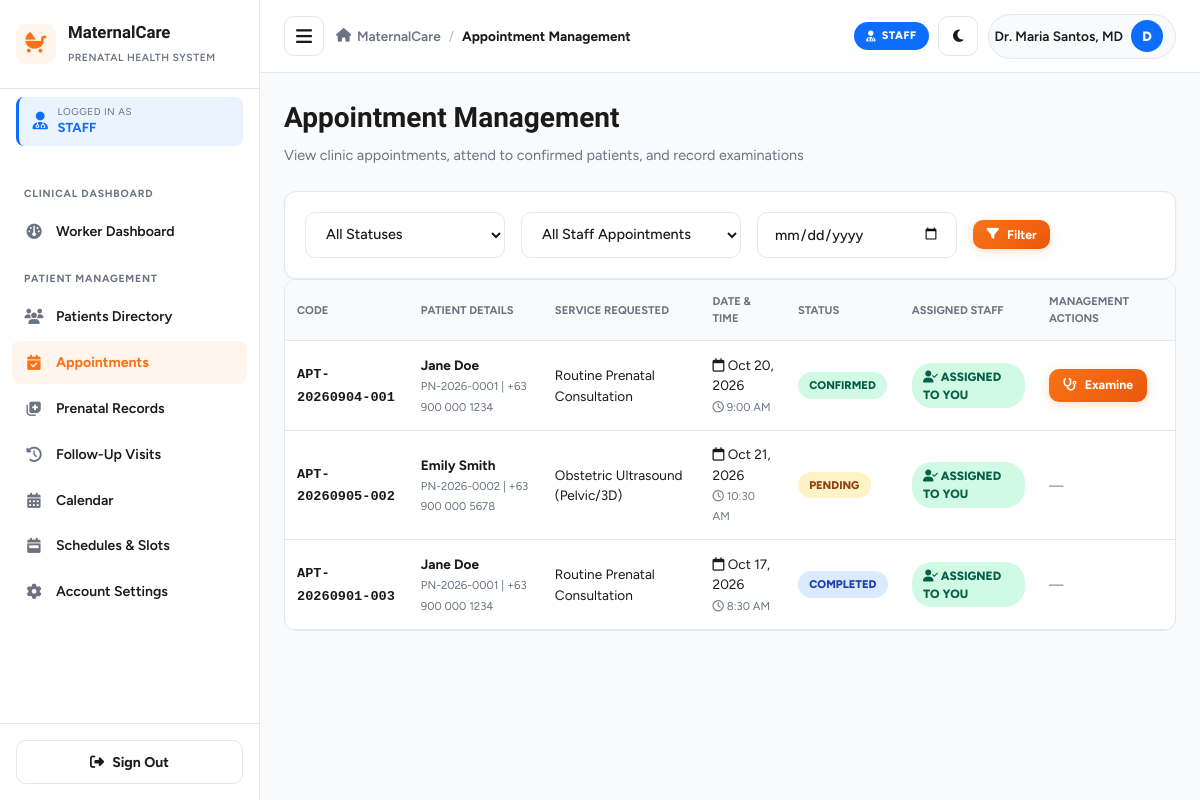
Page /worker_appointments.php (signed in) on the committed database.
### tables this page shows
CREATE TABLE IF NOT EXISTS `appointments` (
    `id` INT AUTO_INCREMENT PRIMARY KEY,
    `appointment_code` VARCHAR(20) NOT NULL UNIQUE,
    `patient_id` INT NOT NULL,
    `service_id` INT NOT NULL,
    `healthcare_worker_id` INT DEFAULT NULL,
    `appointment_date` DATE NOT NULL,
    `appointment_time` TIME NOT NULL,
    `status` ENUM('pending', 'confirmed', 'completed', 'cancelled', 'missed') NOT NULL DEFAULT 'pending',
    `notes` TEXT DEFAULT NULL,
    `room` VARCHAR(100) DEFAULT NULL,
    `worker_notified` TINYINT(1) NOT NULL DEFAULT 0,
    `worker_confirmed_at` DATETIME DEFAULT NULL,
    `created_at` TIMESTAMP DEFAULT CURRENT_TIMESTAMP,
    `updated_at` TIMESTAMP DEFAULT CURRENT_TIMESTAMP ON UPDATE CURRENT_TIMESTAMP,
    INDEX `idx_appt_date_service` (`appointment_date`, `service_id`, `status`),
    FOREIGN KEY (`patient_id`) REFERENCES `patients`(`id`) ON DELETE CASCADE,
    FOREIGN KEY (`service_id`) REFERENCES `services`(`id`) ON DELETE RESTRICT,
    FOREIGN KEY (`healthcare_worker_id`) REFERENCES `users`(`id`) ON DELETE SET NULL
);

CREATE TABLE IF NOT EXISTS `users` (
    `id` INT AUTO_INCREMENT PRIMARY KEY,
    `username` VARCHAR(50) NOT NULL UNIQUE,
    `email` VARCHAR(100) NOT NULL UNIQUE,
    `password` VARCHAR(255) NOT NULL,
    `role` ENUM('patient', 'healthcare_worker', 'admin') NOT NULL DEFAULT 'patient',
    `full_name` VARCHAR(100) NOT NULL,
    `phone` VARCHAR(20) DEFAULT NULL,
    `status` ENUM('active', 'inactive', 'archived') NOT NULL DEFAULT 'active',
    `address` TEXT DEFAULT NULL,
    `avatar` VARCHAR(255) DEFAULT NULL,
    `room` VARCHAR(100) DEFAULT NULL,
    `deleted_at` TIMESTAMP NULL DEFAULT NULL,
    `created_at` TIMESTAMP DEFAULT CURRENT_TIMESTAMP,
    `updated_at` TIMESTAMP DEFAULT CURRENT_TIMESTAMP ON UPDATE CURRENT_TIMESTAMP
);

CREATE TABLE IF NOT EXISTS `patients` (
    `id` INT AUTO_INCREMENT PRIMARY KEY,
    `user_id` INT NOT NULL,
    `patient_code` VARCHAR(20) NOT NULL UNIQUE,
    `dob` DATE DEFAULT NULL,
    `address` TEXT DEFAULT NULL,
    `blood_type` VARCHAR(5) DEFAULT 'A+',
    `emergency_contact_name` VARCHAR(100) DEFAULT NULL,
    `emergency_contact_phone` VARCHAR(20) DEFAULT NULL,
    `lmp` DATE DEFAULT NULL,
    `edd` DATE DEFAULT NULL,
    `gravida` INT DEFAULT 1,
    `para` INT DEFAULT 0,
    `abortus` INT DEFAULT 0,
    `medical_history` TEXT DEFAULT NULL,
    `created_at` TIMESTAMP DEFAULT CURRENT_TIMESTAMP,
    FOREIGN KEY (`user_id`) REFERENCES `users`(`id`) ON DELETE CASCADE
);

CREATE TABLE IF NOT EXISTS `services` (
    `id` INT AUTO_INCREMENT PRIMARY KEY,
    `service_name` VARCHAR(100) NOT NULL,
    `description` TEXT DEFAULT NULL,
    `duration_minutes` INT NOT NULL DEFAULT 30,
    `max_daily_slots` INT NOT NULL DEFAULT 15,
    `is_active` TINYINT(1) NOT NULL DEFAULT 1,
    `created_at` TIMESTAMP DEFAULT CURRENT_TIMESTAMP
);

### config.php (called while the page is built, shortened)
<?php
function sanitize($data) {
    return htmlspecialchars(trim((string)$data), ENT_QUOTES, 'UTF-8');
}
function formatDate($dateStr, $format = 'M d, Y') {
    return date($format, strtotime($dateStr));
}
function getCurrentUserId() {
    return $_SESSION['user_id'] ?? null;
}

### worker_appointments.php (the view, shortened to what this page needs)
<?php
require_once __DIR__ . '/config.php';
$userId = getCurrentUserId();
$statusFilter = $_GET['status'] ?? 'all';
$staffFilter = $_GET['staff'] ?? 'all';
$dateFilter = $_GET['date'] ?? '';
try {
    $db = getDB();
    $sql = "SELECT a.*, s.service_name, u.full_name as patient_name, u.phone as patient_phone,
            p.patient_code, hw.full_name as worker_name
            FROM appointments a
            JOIN patients p ON a.patient_id = p.id
            JOIN users u ON p.user_id = u.id
            JOIN services s ON a.service_id = s.id
            LEFT JOIN users hw ON a.healthcare_worker_id = hw.id
            WHERE 1=1";
    $params = [];
    $sql .= " ORDER BY FIELD(a.status, 'confirmed', 'pending', 'completed', 'missed', 'cancelled'), a.appointment_date ASC, a.appointment_time ASC";
    $stmt = $db->prepare($sql);
    $stmt->execute($params);
    $appointments = $stmt->fetchAll();
} catch (Exception $e) {
    die("Error loading appointments: " . $e->getMessage());
}
include __DIR__ . '/../includes/header.php';
?>
<div class="page-header">
    <div class="page-title">
        <h1>Appointment Management</h1>
        <p>View clinic appointments, attend to confirmed patients, and record examinations</p>
    </div>
</div>
<div class="dashboard-card" style="padding: 1.25rem;">
    <form method="GET" action="" style="display:flex; gap:1rem; flex-wrap:wrap; align-items:center;">
        <select name="status" class="form-control" style="max-width:200px;">
            <option value="all" <?php echo $statusFilter === 'all' ? 'selected' : ''; ?>>All Statuses</option>
        </select>
        <select name="staff" class="form-control" style="max-width:220px;">
            <option value="all" <?php echo $staffFilter === 'all' ? 'selected' : ''; ?>>All Staff Appointments</option>
        </select>
        <input type="date" name="date" class="form-control" style="max-width:200px;" value="<?php echo sanitize($dateFilter); ?>">
        <button type="submit" class="btn btn-primary btn-sm">
            <i class="fa-solid fa-filter"></i> Filter
        </button>
    </form>
</div>
<div class="table-responsive">
    <table class="table">
        <thead>
            <tr>
                <th>Code</th>
                <th>Patient Details</th>
                <th>Service Requested</th>
                <th>Date & Time</th>
                <th>Status</th>
                <th>Assigned Staff</th>
                <th>Management Actions</th>
            </tr>
        </thead>
        <tbody>
            <?php if (count($appointments) > 0): ?>
                <?php foreach ($appointments as $a): ?>
                    <tr>
                        <td><strong><code><?php echo sanitize($a['appointment_code']); ?></code></strong></td>
                        <td>
                            <strong><?php echo sanitize($a['patient_name']); ?></strong><br>
                            <small class="text-muted"><?php echo sanitize($a['patient_code']); ?> | <?php echo sanitize($a['patient_phone']); ?></small>
                        </td>
                        <td><?php echo sanitize($a['service_name']); ?></td>
                        <td>
                            <i class="fa-regular fa-calendar"></i> <?php echo formatDate($a['appointment_date']); ?><br>
                            <small class="text-muted"><i class="fa-regular fa-clock"></i> <?php echo date('g:i A', strtotime($a['appointment_time'])); ?></small>
                        </td>
                        <td>
                            <span class="badge badge-<?php echo $a['status']; ?>"><?php echo ucfirst($a['status']); ?></span>
                        </td>
                        <td>
                            <?php if (!empty($a['worker_name'])): ?>
                                <?php if ((int)$a['healthcare_worker_id'] === (int)$userId): ?>
                                    <span class="badge badge-confirmed" style="font-size:0.75rem;">
                                        <i class="fa-solid fa-user-check"></i> ASSIGNED TO YOU
                                    </span>
                                <?php else: ?>
                                    <i class="fa-solid fa-user-doctor text-primary"></i> <?php echo sanitize($a['worker_name']); ?>
                                <?php endif; ?>
                            <?php else: ?>
                                <span class="badge badge-pending" style="font-size:0.75rem;">Unassigned</span>
                            <?php endif; ?>
                        </td>
                        <td>
                            <?php if ($a['status'] === 'confirmed'): ?>
                                <a href="examine.php?id=<?php echo (int)$a['id']; ?>" class="btn btn-primary btn-sm">
                                    <i class="fa-solid fa-stethoscope"></i> Examine
                                </a>
                            <?php else: ?>
                                <span class="text-muted" style="font-size:0.82rem;">—</span>
                            <?php endif; ?>
                        </td>
                    </tr>
                <?php endforeach; ?>
            <?php endif; ?>
        </tbody>
    </table>
</div>
<?php include __DIR__ . '/../includes/footer.php'; ?>

### style.css (style rules this page uses)
:root { --primary: #f97316; --primary-dark: #ea580c; --primary-light: #fff5ed; --success: #10b981; --warning: #f59e0b; --danger: #dc3545; --info: #0d6efd; --bg-body: #f8fafc; --surface: #ffffff; --text-dark: #1a1a1a; --text-muted: #6b7280; --border-color: #e5e7eb; --radius-sm: 8px; --radius-md: 12px; --radius-lg: 16px; --shadow-sm: 0 1px 3px rgba(0, 0, 0, 0.05); --shadow-md: 0 4px 12px rgba(0, 0, 0, 0.08); --shadow-lg: 0 10px 30px rgba(0, 0, 0, 0.12); --transition: all 0.25s ease; --sidebar-width: 260px; }
* { margin: 0; padding: 0; box-sizing: border-box; }
html, body { max-width: 100%; overflow-x: hidden; }
body { font-family: 'Figtree', -apple-system, BlinkMacSystemFont, 'Segoe UI', sans-serif; background: var(--bg-body); color: var(--text-dark); line-height: 1.5; font-size: 15px; transition: background 0.3s ease, color 0.3s ease; }
h1, h2, h3, h4, h5, h6 { font-family: 'Bricolage Grotesque', 'Figtree', sans-serif; font-weight: 700; color: var(--text-dark); }
a { color: inherit; text-decoration: none; }
.page-header { display: flex; justify-content: space-between; align-items: flex-start; gap: 1rem; margin-bottom: 1.5rem; flex-wrap: wrap; }
.page-header h1 { font-size: 1.75rem; margin-bottom: 0.35rem; }
.page-header p { color: var(--text-muted); font-size: 0.9rem; }
.dashboard-card { background: var(--surface); border: 1px solid var(--border-color); border-radius: var(--radius-md); padding: 1.5rem; box-shadow: var(--shadow-sm); transition: background 0.3s ease, border-color 0.3s ease; }
.form-control { width: 100%; padding: 0.75rem 1rem; border: 1.5px solid var(--border-color); border-radius: 10px; background: var(--surface); color: var(--text-dark); font-family: inherit; font-size: 0.9rem; font-weight: 500; transition: var(--transition); outline: none; }
.form-control::placeholder { color: var(--text-muted); }
.btn { display: inline-flex; align-items: center; justify-content: center; gap: 0.5rem; padding: 0.65rem 1.15rem; border-radius: 10px; border: none; font-family: inherit; font-size: 0.88rem; font-weight: 700; cursor: pointer; transition: var(--transition); text-decoration: none; white-space: nowrap; }
.btn-primary { background: linear-gradient(135deg, #f97316 0%, #ea580c 100%); color: #fff; box-shadow: 0 2px 8px rgba(249, 115, 22, 0.25); }
.btn-sm { padding: 0.45rem 0.85rem; font-size: 0.78rem; }
.badge { display: inline-block; padding: 0.3rem 0.7rem; border-radius: 20px; font-size: 0.7rem; font-weight: 800; text-transform: uppercase; }
.badge-confirmed { background: #d1fae5; color: #065f46; }
.badge-pending { background: #fef3c7; color: #92400e; }
.badge-completed { background: #dbeafe; color: #1e40af; }
.table-responsive { width: 100%; overflow-x: auto; border-radius: var(--radius-md); background: var(--surface); border: 1px solid var(--border-color); }
.table { width: 100%; border-collapse: collapse; font-size: 0.85rem; }
.table th { text-align: left; padding: 0.85rem 0.75rem; font-size: 0.7rem; text-transform: uppercase; color: var(--text-muted); font-weight: 700; background: var(--bg-body); border-bottom: 1px solid var(--border-color); }
.table td { padding: 0.85rem 0.75rem; font-size: 0.85rem; border-bottom: 1px solid var(--border-color); color: var(--text-dark); }
.text-muted { color: var(--text-muted); }

### rows in the picture
appointments: appointment_code "APT-20260904-001", users.full_name "Jane Doe", patient.patient_code "PN-2026-0001", users.phone "+63 900 000 1234", service.service_name "Routine Prenatal Consultation", appointment_date "Oct 20, 2026", appointment_time "9:00 AM", status "CONFIRMED", shows "ASSIGNED TO YOU"
appointments: appointment_code "APT-20260905-002", users.full_name "Emily Smith", patient.patient_code "PN-2026-0002", users.phone "+63 900 000 5678", service.service_name "Obstetric Ultrasound (Pelvic/3D)", appointment_date "Oct 21, 2026", appointment_time "10:30 AM", status "PENDING", shows "ASSIGNED TO YOU"
appointments: appointment_code "APT-20260901-003", users.full_name "Jane Doe", patient.patient_code "PN-2026-0001", users.phone "+63 900 000 1234", service.service_name "Routine Prenatal Consultation", appointment_date "Oct 17, 2026", appointment_time "8:30 AM", status "COMPLETED", shows "ASSIGNED TO YOU"

### other values in the picture
$role['label'] "STAFF"
$item['section'] "CLINICAL DASHBOARD"
$item['label'] "Worker Dashboard"
$item['section'] "PATIENT MANAGEMENT"
$item['label'] "Patients Directory"
$item['label'] "Appointments"
$item['label'] "Prenatal Records"
$item['label'] "Follow-Up Visits"
$item['label'] "Calendar"
$item['label'] "Schedules & Slots"
$item['label'] "Account Settings"
$pageTitle "Appointment Management"
$currentName "Dr. Maria Santos, MD"
$userInitial "D"
